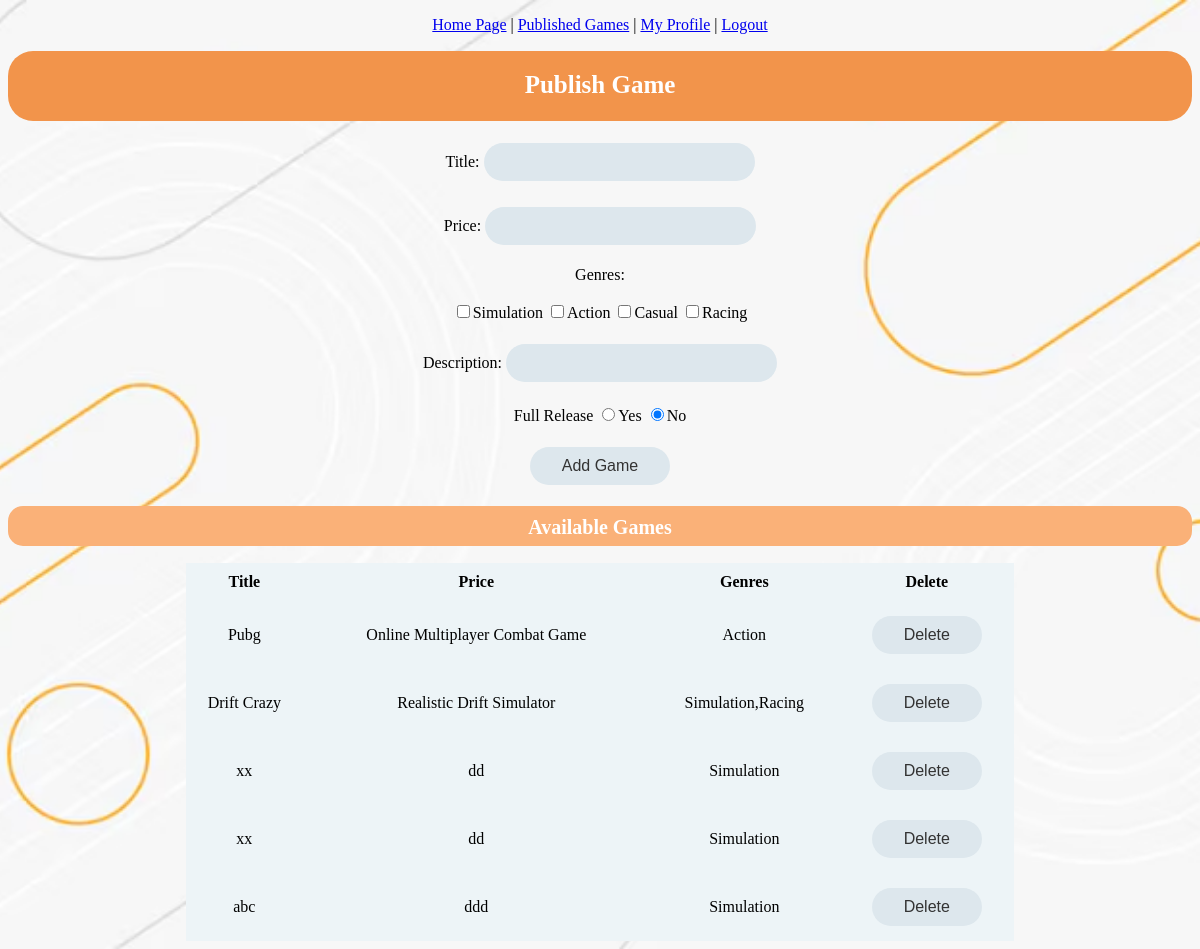
The app's page /publishGames (signed in) with its own data.
### tables this page shows
CREATE TABLE Genre(
        genreID INTEGER PRIMARY KEY AUTOINCREMENT,
        name TEXT NOT NULL
    );

CREATE TABLE Game(
        gameID INTEGER PRIMARY KEY AUTOINCREMENT,
        title TEXT NOT NULL,
        price DOUBLE,
        description TEXT,
        isFullReleased BOOLEAN,
        publishedBy TEXT,
        FOREIGN KEY (publishedBy) REFERENCES User(username)
    );

### Main.py (the view)
@app.route("/publishGames", methods=["GET", "POST"])
def publishedGames():
    try:
        conn = sqlite3.connect("PlatformDB.db")
        c = conn.cursor()
        c.execute("SELECT * FROM Genre")
        rows = c.fetchall()
        session["genres"] = [row[1] for row in rows]
        c.execute("SELECT * FROM Game WHERE PublishedBy = ?", (session["username"],))
        games = c.fetchall()
        gameInfo = []
        for game in games:
            genreNames = []
            c.execute("SELECT genreID FROM GameGenre WHERE gameID = ?", (game[0],))
            genreids = c.fetchall()
            for genreid in genreids:
                c.execute("SELECT name FROM Genre WHERE genreID= ? ", genreid)
                gname = c.fetchone()
                if gname:
                    genreNames.append(gname[0])
            genreNames = ",".join(genreNames)
            gameInfo.append((game[0], game[1], game[3], genreNames))
        session["publishedGames"] = gameInfo
        conn.close()
        return render_template("publishGames.html", genres=session["genres"], publishedGames=session["publishedGames"])
    except Exception as e:
        return render_template("publishGames.html", msg="Error",
                               genres=session.get("genres", []), publishedGames=session.get("publishedGames", []))

### templates/publishGames.html (shortened to what this page needs)
<!DOCTYPE html>
<html lang="en">
<head>
    <link rel="stylesheet" href="{{ url_for('static', filename='style2.css') }}">
</head>
<body>
<p>
    <a href="/homepage">Home Page</a> |
    <a href="/publishGames">Published Games</a> |
    <a href="/myProfile">My Profile</a> |
    <a href="/logout">Logout</a>
</p>
<h1>Publish Game</h1>
<form method="POST" action="/createGame">
    <p>Title: <input type="text" name="title" required></p>
    <p>Price: <input type="text" name="price" required></p>
    <p>Genres:</p>
    {% for genre in genres %}
    <input type="checkbox" name="genres[]" value="{{ genre }}">{{ genre }}
    {% endfor %}
    <p>Description: <input type="text" name="description"></p>
    <p>Full Release <input type="radio" name="release" value="true"/>Yes <input type="radio" name="release" value="false" checked/>No</p>
    <input type="submit" value="Add Game">
</form>
<h2>Available Games</h2>
<table>
    <tr>
        <th>Title</th>
        <th>Price</th>
        <th>Genres</th>
        <th>Delete</th>
    </tr>
    {% for game in publishedGames %}
    <tr>
        <td>{{game[1]}}</td>
        <td>{{game[2]}}</td>
        <td>{{game[3]}}</td>
        <td>
            <form method="GET" action="/deleteGame">
                <input type="submit" value="Delete">
            </form>
        </td>
    </tr>
    {% endfor %}
</table>
</body>
</html>

### static/style2.css (style rules this page uses)
body { background-image: url("/static/website_background2.png"); height: fit-content; background-position: center; background-repeat: no-repeat; background-size: cover; }
h1 { font-size: 25px; color: white; text-align: center; background-color: #f2944b; height: 50px; border-radius: 25px; padding-top: 20px; }
h2 { font-size: 20px; color: white; text-align: center; background-color: #fab178; height: 40px; border-radius: 15px; padding-top: 10px; padding-bottom: 30px; box-sizing: border-box; }
p { text-align: center; }
form { text-align: center; }
table { table-layout: auto; width: 70%; text-align: center; align-content: center; margin-left: auto; margin-right: auto; border-collapse: collapse; padding: 15px; background-color: #edf4f7; }
td, th { padding-top: 10px; padding-bottom: 10px; }
input { background-color: #dde7ed; border: none; color: #333333; padding: 10px 32px; text-align: center; text-decoration: none; display: inline-block; font-size: 16px; border-radius: 20px; margin-top: 5px; margin-bottom: 5px; }

### records on screen
Genre: name "Simulation", name "Simulation" "Simulation" "Simulation"
Genre: name "Action", name "Action"
Genre: name "Casual"
Genre: name "Racing"
Game: title "Pubg", description "Online Multiplayer Combat Game"
Game: title "Drift Crazy", description "Realistic Drift Simulator", game "Simulation,Racing"
Game: title "xx", description "dd"
Game: title "xx", description "dd"
Game: title "abc", description "ddd"
